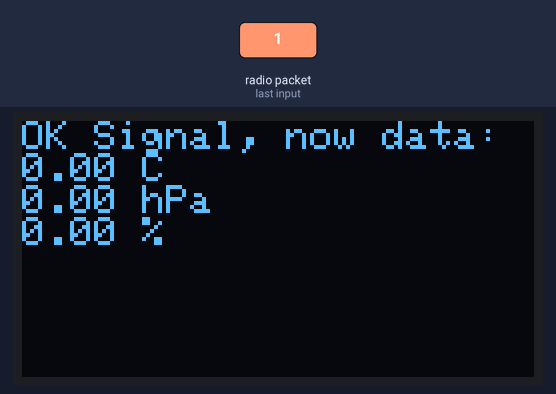
The sketch below on a simulated Arduino Uno, built with avr-gcc and run on an emulated ATmega328P. Parts: 128×64 one-colour display. The inputs (shaded band) are chosen by the test bench. No radio packets arrive unless stated; what the sketch prints to the serial monitor is not drawn.

2.3 s: radio packet "1" arrives
Above: at 2.8 s.
Timing chart, 0 to 5.3 s (numbered marks = the images above; inputs shaded):
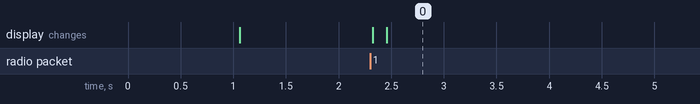

The sketch:

ric_main.ino
```cpp
/*
PROJECT NAME: Meteo Hub 2.0
AUTHOR: @Tizfaver
START DATE: 16/04/2022
FINISH DATE: --/--/--
You can do what you want with my code
*/

#include <SPI.h>
#include "RF24.h"
#include "RTClib.h"
#include <Adafruit_SSD1306.h>
#include <splash.h>

//RTC_DS1307 rtc;
RF24 myRadio (7, 8);
#define OLED_RESET 4
Adafruit_SSD1306 display(OLED_RESET);

struct package{
  int n = 0;
  float t = 0.00, p = 0.00, h = 0.00;
};

byte addresses[][6] = {"0"};

typedef struct package Package;
Package data;

void setup(){
  Serial.begin(115200);
  delay(1000);

  //rtc.begin();
  //rtc.adjust(DateTime(F(__DATE__), F(__TIME__)));
  //rtc.adjust(DateTime(2022, 4, 17, 12, 19, 30));

  display.begin(SSD1306_SWITCHCAPVCC, 0x3C);
  display.clearDisplay();

  myRadio.begin();
  myRadio.setChannel(115);
  myRadio.setPALevel(RF24_PA_MAX);
  myRadio.setDataRate(RF24_250KBPS);
  myRadio.openReadingPipe(1, addresses[0]);
  myRadio.startListening();

  display.setTextSize(1);
  display.setTextColor(WHITE);
  display.setCursor(0,0);
  display.println("Pronto!");
  display.display();
}

void loop(){
  //int v = analogRead(A0); //pin LM35
  //String tInterna = String(((float)(5000.0d/1024.0d)*(float)v) / 10.0d);
  //DateTime now = rtc.now();

  if (myRadio.available()){
    while (myRadio.available()){
      myRadio.read( &data, sizeof(data) );
    }
    //Serial.print(String(data.t) + "|" + String(data.p) + "|" + String(data.h) + "|" + tInterna + "|" + String(now.hour(), DEC) + "|" + String(now.minute(), DEC) + "|" + String(now.second(), DEC) + "|"); //send to esp32
    Serial.println(String(data.t) + "|" + String(data.p) + "|" + String(data.h));
    display.setCursor(0,0);
    display.clearDisplay();
    display.display();
    delay(100);
    display.println("OK Signal, now data:");
    display.println(String(data.t) + " C");
    display.println(String(data.p) + " hPa");
    display.println(String(data.h) + " %");
    display.display();
    //delay(1000);

  }
  //Serial.println(String(now.hour(), DEC) + "|" + String(now.minute(), DEC) + "|" + String(now.second(), DEC) + "|");
  //Serial.println(tInterna);
  //delay(2000);
}
```

Measured:
- after the input at 2.3 s, the display: first changes at once (image 0 shows a later state)
